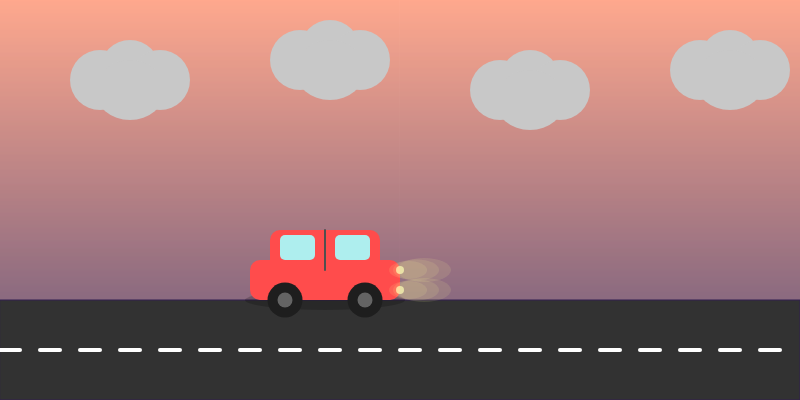
Frame 1 (no input)
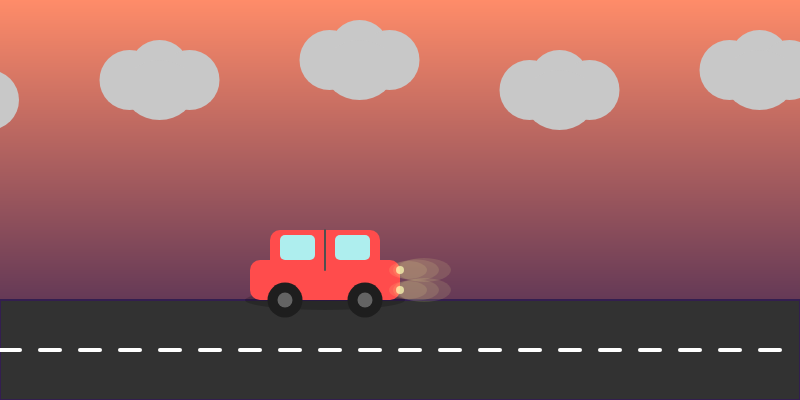
Frame 60 (no input)
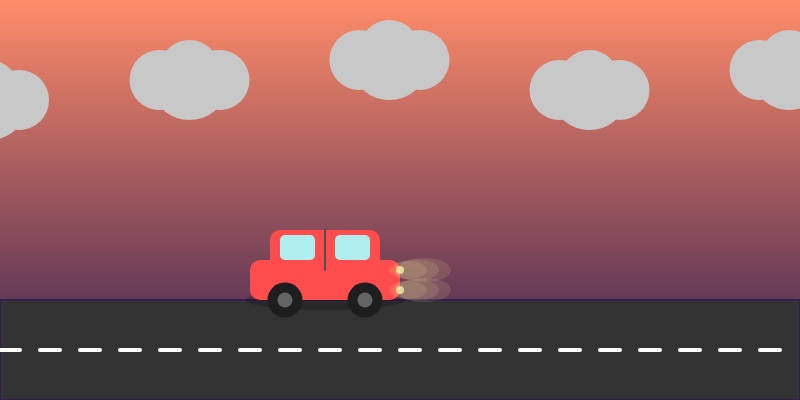
Frame 120 (the mouse pressed at the canvas centre since frame 60)

The p5.js sketch that drew these frames (run headless with seeded random() and noise() and a simulated clock; from frame 60 on, the mouse is pressed at the canvas centre):

// p5.js sketch
// ── sketch.js
let cloudsPosition = [];

function setup() {
  createCanvas(800, 400);
  
  // Initialize cloud positions
  cloudsPosition = [
    { x: 100, y: 80 },
    { x: 300, y: 60 },
    { x: 500, y: 90 },
    { x: 700, y: 70 },
    { x: 900, y:100},
  ];
}

function draw() {
  drawSky();
  drawBackground();
  moveAndDrawClouds();
  drawCar(250, 260);

}

function drawSky() {
  for (let y = 0; y < height; y++) {
    let inter = map(y, 0, height, 0, 1);
    let c = lerpColor(color(255, 140, 105), color(50, 30, 80), inter);
    stroke(c);
    line(0, y, width, y);
  }
}


function drawBackground() {
  // Sky

  // Ground
  fill(50);
  rect(0, height - 100, width, 100);

  // Road lines
  stroke(255);
  strokeWeight(4);
  for (let i = 0; i < width; i += 40) {
    line(i, height - 50, i + 20, height - 50);
  }

  noStroke();
}

function moveAndDrawClouds() {
  for (let cloud of cloudsPosition) {
    drawCloud(cloud.x, cloud.y);
    cloud.x += 0.5; // Cloud speed

    // Loop cloud to the left when it goes off screen
    if (cloud.x > width + 60) {
      cloud.x = -100;
    }
  }
}

function drawCloud(x, y) {
  fill(200,200,200);
  noStroke();
  ellipse(x, y, 60, 60);
  ellipse(x + 30, y - 10, 60, 60);
  ellipse(x + 60, y, 60, 60);
  ellipse(x + 30, y + 10, 70, 60);
}

function drawCar(x, y) {
  // Shadow
  fill(0, 50);
  ellipse(x + 75, y + 40, 160, 20);

  // Car body
  fill('#FF4C4C');
  rect(x, y, 150, 40, 10);
  rect(x + 20, y - 30, 110, 30, 10, 10, 0, 0);

  // Windows
  fill('#AEEEEE');
  rect(x + 30, y - 25, 35, 25, 5);
  rect(x + 85, y - 25, 35, 25, 5);

  // Door line
  stroke(80);
  strokeWeight(2);
  line(x + 75, y - 30, x + 75, y + 10);
  noStroke();

  // Wheels
  fill(30);
  ellipse(x + 35, y + 40, 35, 35);
  ellipse(x + 115, y + 40, 35, 35);
  fill(100);
  ellipse(x + 35, y + 40, 15, 15);
  ellipse(x + 115, y + 40, 15, 15);

  // Headlights
  drawHeadlight(x + 150, y + 10); // Right front
  drawHeadlight(x + 150, y + 30); // Right bottom
}

function drawHeadlight(x, y) {
  // Softer glow (reduced brightness and transparency)
  noStroke();
  fill(255, 255, 150, 30); // lower alpha for subtle glow
  for (let i = 1; i <= 3; i++) {
    ellipse(x + i * 8, y, 30 + i * 8, 15 + i * 3);
  }

  // Dimmer beam
  fill(255, 255, 180, 180); // slightly less intense center
  ellipse(x, y, 8, 8);
}
